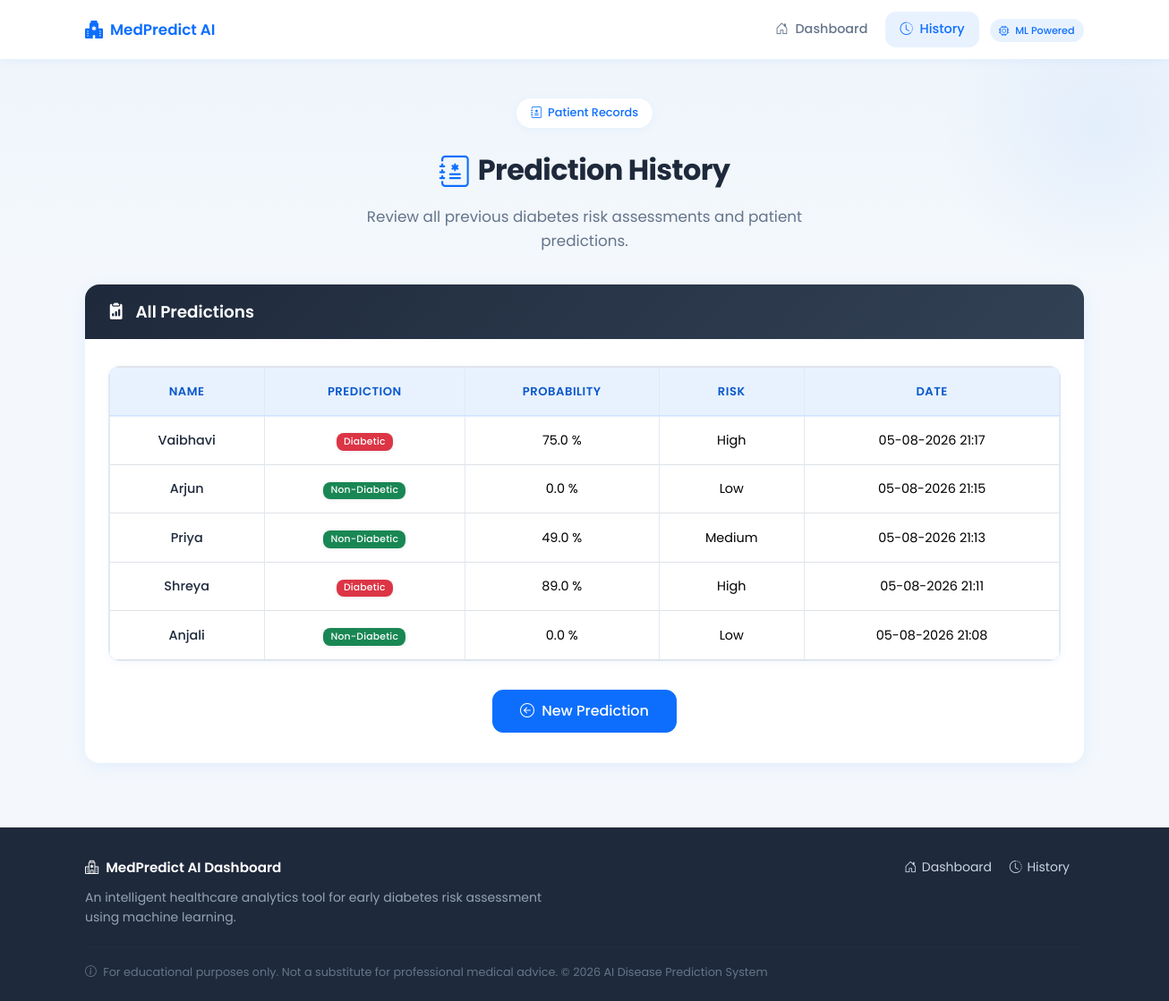
The app's page /history with its own data.
### tables this page shows
CREATE TABLE history (
            id INTEGER PRIMARY KEY AUTOINCREMENT,
            name TEXT,
            prediction TEXT,
            probability REAL,
            risk TEXT,
            date TEXT
        );

### app.py (the view)
@app.route("/history")
def history():
    conn = sqlite3.connect("database/disease.db")
    cursor = conn.cursor()
    cursor.execute("""
        SELECT name, prediction, probability, risk, date
        FROM history
        ORDER BY id DESC
    """)
    rows = cursor.fetchall()
    conn.close()
    return render_template("history.html", rows=rows)

### templates/history.html (shortened to what this page needs)
<!DOCTYPE html>
<html lang="en">
<head>
    <link href="https://cdn.jsdelivr.net/npm/bootstrap@5.3.3/dist/css/bootstrap.min.css" rel="stylesheet">
    <link href="https://cdn.jsdelivr.net/npm/bootstrap-icons@1.11.3/font/bootstrap-icons.css" rel="stylesheet">
    <link rel="stylesheet" href="{{ url_for('static', filename='style.css') }}">
</head>
<body class="dashboard-body">
<nav class="navbar navbar-expand-lg navbar-dashboard sticky-top">
    <div class="container">
        <a class="navbar-brand" href="/">
            <i class="bi bi-hospital-fill"></i>
            MedPredict AI
        </a>
        <div class="collapse navbar-collapse" id="navbarMain">
            <ul class="navbar-nav ms-auto align-items-lg-center gap-lg-1">
                <li class="nav-item">
                    <a class="nav-link nav-link-dashboard" href="/">
                        <i class="bi bi-house-door me-1"></i> Dashboard
                    </a>
                </li>
                <li class="nav-item">
                    <a class="nav-link nav-link-dashboard active" href="/history">
                        <i class="bi bi-clock-history me-1"></i> History
                    </a>
                </li>
                <li class="nav-item ms-lg-2">
                    <span class="navbar-badge">
                        <i class="bi bi-cpu me-1"></i> ML Powered
                    </span>
                </li>
            </ul>
        </div>
    </div>
</nav>
<section class="hero-section">
    <div class="container text-center animate-fade-in-up">
        <span class="hero-badge">
            <i class="bi bi-journal-medical"></i>
            Patient Records
        </span>
        <h1 class="hero-title h2 mt-2">
            <i class="bi bi-journal-medical history-title-icon text-primary"></i>
            Prediction History
        </h1>
        <p class="hero-subtitle">
            Review all previous diabetes risk assessments and patient predictions.
        </p>
    </div>
</section>
<main class="container dashboard-main pb-4">
    <div class="card dashboard-card history-card animate-fade-in-up animate-delay-1">
        <div class="card-header bg-dark text-white">
            <h3>
                <i class="bi bi-clipboard2-data-fill me-2"></i>
                All Predictions
            </h3>
        </div>
        <div class="card-body history-card-body">
            <div class="table-responsive history-table-wrap">
                <table class="table table-hover table-bordered text-center table-dashboard mb-0">
                    <thead>
                        <tr>
                            <th>Name</th>
                            <th>Prediction</th>
                            <th>Probability</th>
                            <th>Risk</th>
                            <th>Date</th>
                        </tr>
                    </thead>
                    <tbody>
                    {% for row in rows %}
                        <tr>
                            <td>{{ row[0] }}</td>
                            <td>
                                {% if row[1]=="Diabetic" %}
                                <span class="badge bg-danger history-badge">
                                    {{ row[1] }}
                                </span>
                                {% else %}
                                <span class="badge bg-success history-badge">
                                    {{ row[1] }}
                                </span>
                                {% endif %}
                            </td>
                            <td>{{ row[2] }} %</td>
                            <td>{{ row[3] }}</td>
                            <td>{{ row[4] }}</td>
                        </tr>
                    {% endfor %}
                    </tbody>
                </table>
            </div>
            <div class="text-center mt-4 pt-2">
                <a href="/" class="btn btn-primary btn-dashboard">
                    <i class="bi bi-arrow-left-circle me-1"></i>
                    New Prediction
                </a>
            </div>
        </div>
    </div>
</main>
<footer class="site-footer">
    <div class="container">
        <div class="row gy-3">
            <div class="col-md-6">
                <div class="footer-brand">
                    <i class="bi bi-hospital"></i>
                    MedPredict AI Dashboard
                </div>
                <p class="mb-0">
                    An intelligent healthcare analytics tool for early diabetes risk assessment using machine learning.
                </p>
            </div>
            <div class="col-md-6 text-md-end">
                <a href="/" class="footer-icon-link">
                    <i class="bi bi-house-door"></i> Dashboard
                </a>
                <a href="/history" class="footer-icon-link">
                    <i class="bi bi-clock-history"></i> History
                </a>
            </div>
        </div>
        <hr class="footer-divider">
        <div class="footer-bottom text-center text-md-start">
            <i class="bi bi-info-circle me-1"></i>
            For educational purposes only. Not a substitute for professional medical advice.
            &copy; 2026 AI Disease Prediction System
        </div>
    </div>
</footer>
</body>
</html>

### records on screen
history: name "Vaibhavi", prediction "Diabetic", probability "75.0", risk "High", date "05-08-2026 21:17"
history: name "Arjun", prediction "Non-Diabetic", probability "0.0", risk "Low", date "05-08-2026 21:15"
history: name "Priya", prediction "Non-Diabetic", probability "49.0", risk "Medium", date "05-08-2026 21:13"
history: name "Shreya", prediction "Diabetic", probability "89.0", risk "High", date "05-08-2026 21:11"
history: name "Anjali", prediction "Non-Diabetic", probability "0.0", risk "Low", date "05-08-2026 21:08"
